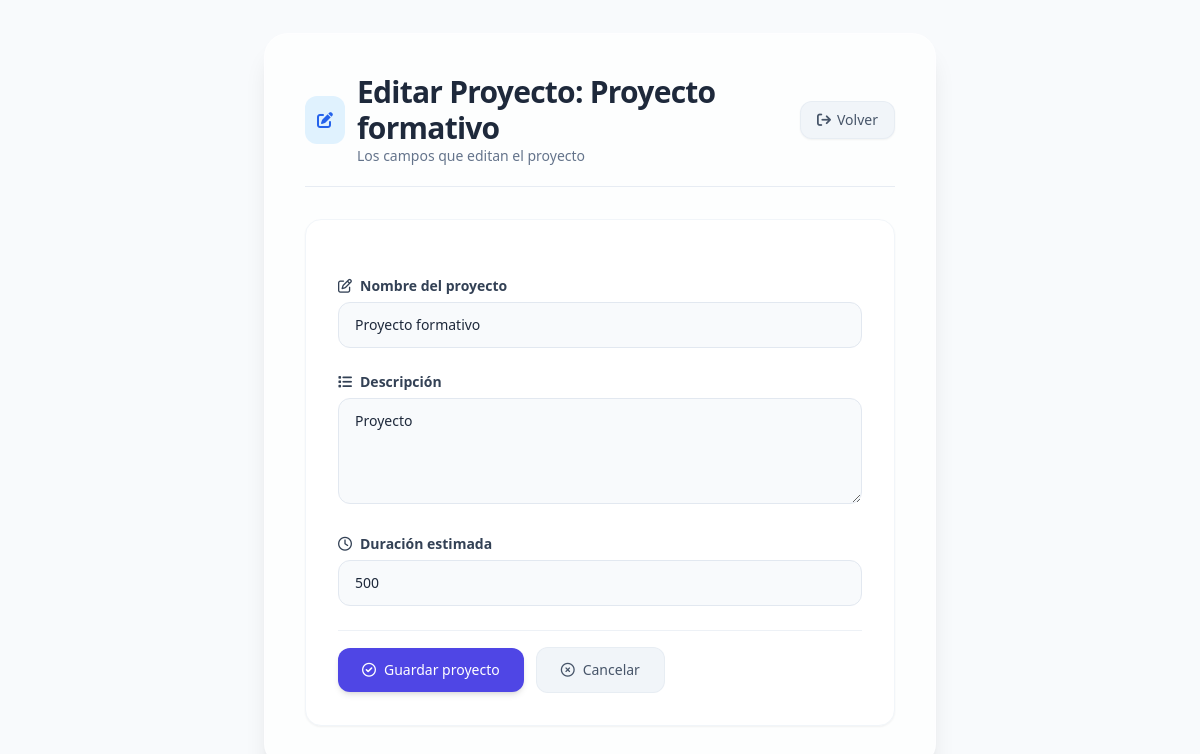
Screenshot of /proyectos/3/editar/ with the database file from the repository.
### gestor_proyectos/models.py (models this page shows)
class Proyecto(models.Model):
    nombre = models.CharField(max_length=100) # campo de texto (varchar)
    descripcion = models.TextField() # Campo de texto largo
    duracion = models.IntegerField() # Campo numérico entero

### gestor_proyectos/views.py (the view, shortened to what this page needs)
# urls.py: path('proyectos/<int:id>/editar/', views.editar_proyecto, name='editar_proyecto'),
def editar_proyecto(request, id):
    proyecto = Proyecto.objects.get(id=id)
    return render(request, 'editar-proyecto.html', {'proyecto': proyecto})

### gestor_proyectos/templates/editar-proyecto.html (shortened to what this page needs)
<!DOCTYPE html>
<html lang="es">
<head>
    <script src="https://cdn.tailwindcss.com"></script>
    <link rel="stylesheet" href="https://cdnjs.cloudflare.com/ajax/libs/font-awesome/6.0.0-beta3/css/all.min.css" />
</head>
<body class="min-h-screen flex items-center justify-center p-4 md:p-8 font-sans antialiased">
    <div class="w-full max-w-2xl bg-white/70 backdrop-blur-sm rounded-3xl shadow-xl p-6 md:p-10 border border-white/40">
        <div class="flex items-center gap-3 mb-8 border-b border-slate-200/80 pb-5">
            <div class="bg-sky-100 p-3 rounded-xl text-blue-600">
                <i class="fa-solid fa-pen-to-square"></i>
            </div>
            <div class="flex-1">
                <h1 class="text-2xl md:text-3xl font-bold text-slate-800 tracking-tight">
                    Editar Proyecto: {{ proyecto.nombre }}
                </h1>
                <p class="text-sm text-slate-500 font-light">
                    Los campos que editan el proyecto
                </p>
            </div>
            <a href="{% url 'proyectos' %}"
                class="inline-flex items-center gap-1.5 px-4 py-2 bg-slate-100 text-slate-600 text-sm font-medium rounded-xl border border-slate-200/60 hover:bg-slate-200 hover:border-slate-300 transition-all duration-150 shadow-sm hover:shadow">
               <i class="fa-solid fa-arrow-right-from-bracket"></i>
                <span class="hidden sm:inline">Volver</span>
            </a>
        </div>
        <div class="form-card bg-white rounded-2xl p-6 md:p-8 border border-slate-100 shadow-sm">
            <form method="post" class="space-y-6">
                <div class="space-y-1.5">
                    <label for="id_nombre" class="flex items-center gap-2 text-sm font-semibold text-slate-700">
                        <i class="fa-regular fa-pen-to-square"></i>
                        Nombre del proyecto
                    </label>
                    <input type="text"
                            name="nombre"
                            id="id_nombre"
                            value="{{ proyecto.nombre}}"
                            required
                            placeholder="Ej: Desarrollo E-commerce"
                            class="w-full px-4 py-3 bg-slate-50 border border-slate-200 rounded-xl text-slate-800 placeholder:text-slate-400 text-sm focus:border-indigo-400 focus:ring-2 focus:ring-indigo-100 transition-all duration-150" />
                </div>
                <div class="space-y-1.5">
                    <label for="id_descripcion" class="flex items-center gap-2 text-sm font-semibold text-slate-700">
                        <i class="fa-solid fa-list"></i>
                        Descripción
                    </label>
                    <textarea name="descripcion"
                                id="id_descripcion"
                                    rows="4"
                                required
                                placeholder="Describe el objetivo y alcance del proyecto..."
                                class="w-full px-4 py-3 bg-slate-50 border border-slate-200 rounded-xl text-slate-800 placeholder:text-slate-400 text-sm focus:border-indigo-400 focus:ring-2 focus:ring-indigo-100 transition-all duration-150 resize-y">{{ proyecto.descripcion}}</textarea>
                </div>
                <div class="space-y-1.5">
                    <label for="id_duracion" class="flex items-center gap-2 text-sm font-semibold text-slate-700">
                        <i class="fa-regular fa-clock"></i>
                        Duración estimada
                    </label>
                    <input type="number"
                            name="duracion"
                            id="id_duracion"
                            value="{{ proyecto.duracion}}"
                            required
                            placeholder="Ej: 3 meses, 12 semanas, 45 días"
                            class="w-full px-4 py-3 bg-slate-50 border border-slate-200 rounded-xl text-slate-800 placeholder:text-slate-400 text-sm focus:border-indigo-400 focus:ring-2 focus:ring-indigo-100 transition-all duration-150" />
                </div>
                <div class="pt-4 flex flex-col sm:flex-row items-center gap-3 border-t border-slate-200/60">
                    <button type="submit"
                            class="w-full sm:w-auto inline-flex items-center justify-center gap-2 px-6 py-3 bg-indigo-600 text-white text-sm font-medium rounded-xl hover:bg-indigo-700 transition-all duration-150 shadow-md hover:shadow-lg focus:ring-2 focus:ring-indigo-300 focus:ring-offset-2">
                        <i class="fa-regular fa-check-circle"></i>
                        Guardar proyecto
                    </button>
                    <a href="{% url 'proyectos' %}"
                        class="w-full sm:w-auto inline-flex items-center justify-center gap-2 px-6 py-3 bg-slate-100 text-slate-600 text-sm font-medium rounded-xl hover:bg-slate-200 transition-all duration-150 border border-slate-200/60">
                        <i class="fa-regular fa-xmark-circle"></i>
                        Cancelar
                    </a>
                </div>
            </form>
        </div>
    </div>
</body>
</html>

### gestor_proyectos/templates/editar-proyecto.html (style rules this page uses)
body { background: #f8fafc; }
.form-card { transition: transform 0.15s ease, box-shadow 0.15s ease; }
input, textarea { transition: border-color 0.15s ease, box-shadow 0.15s ease; }

### rows the page displays
Proyecto: nombre "Proyecto formativo", descripcion "Proyecto", duracion "500"
